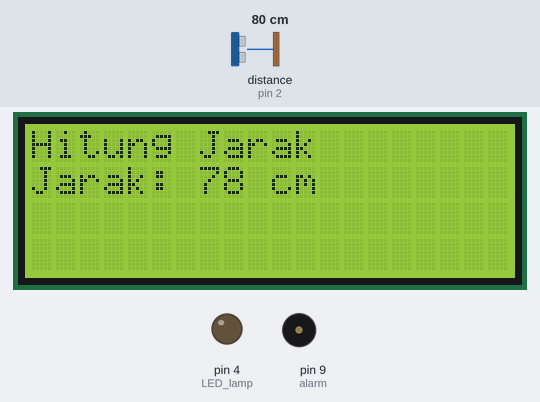
Bench run of a sketch on a simulated Arduino Uno, built with avr-gcc and run on an emulated ATmega328P. On the bench: 20×4 character LCD, output pins drawn as LEDs (lit = HIGH), buzzer (waves = sounding). Wiring (inferred from the names in the program): ultrasonic range finder: trigger pin 3; echo pin 2. Inputs (shaded band) come from the test bench; at power-on: distance to the obstacle (sensor on pin 2) 80 cm. The echo pulse lasts 58.3 µs per cm; pins used as bus, display or sensor lines are not drawn.

Above: at 1.7 s.
1.8 s: distance to the obstacle (sensor on pin 2) set to 18 cm
At 2.1 s:
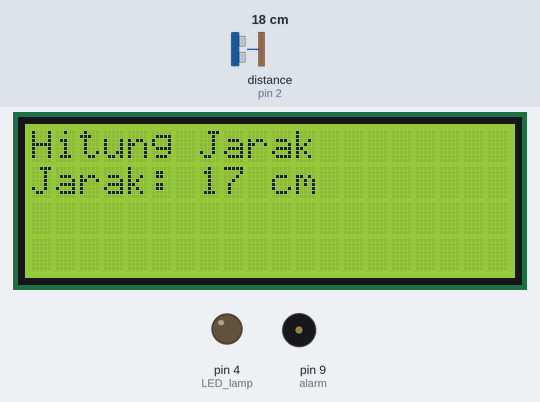
4.8 s: distance to the obstacle (sensor on pin 2) set to 12 cm
6.6 s: distance to the obstacle (sensor on pin 2) set to 9 cm
At 6.83 s:
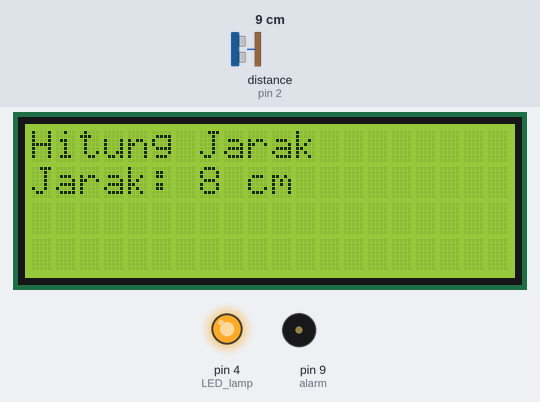
8.6 s: distance to the obstacle (sensor on pin 2) set to 35 cm
At 10.2 s:
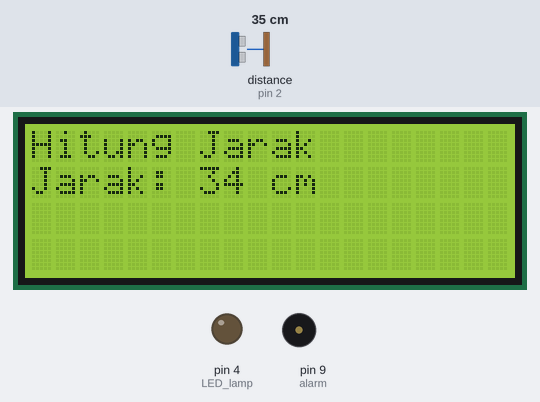
11.6 s: distance to the obstacle (sensor on pin 2) set to 120 cm
At 12.7 s:
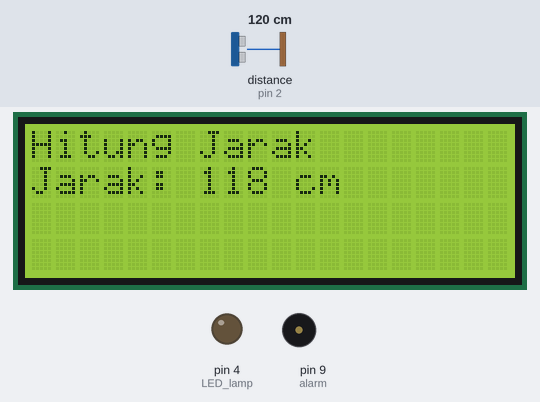
Timing chart, 0 to 14.6 s (numbered marks = the images above; inputs shaded):
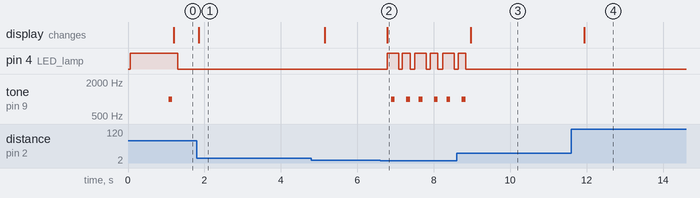

Measured:
- the behaviour switches between 11 and 10 cm on distance to the obstacle (sensor on pin 2) (found by bisection; images 1 and 2)
- after the input at 1.8 s, the display: changes after 0.06 s (image 1)
- after the input at 6.6 s, pin 4 (LED_lamp): LOW → HIGH after 0.18 s, then repeats every 0.73 s: LOW 0.10 s, HIGH 0.20 s, LOW 0.13 s, HIGH 0.30 s; tone on pin 9 (alarm): alternates 1000 Hz for 0.10 s and silent for 0.26 s, starting after 0.28 s; the display: changes after 0.18 s (image 2)
- after the input at 8.6 s, pin 4 (LED_lamp): goes on until 8.8 s, then stays LOW; tone on pin 9 (alarm): goes on until 8.8 s, then stays silent; the display: changes after 0.36 s (image 3)
- after the input at 11.6 s, the display: changes after 0.34 s (image 4)

The sketch:

proyek_UAS.ino
```cpp
#include <Wire.h>
#include <LiquidCrystal_I2C.h>
LiquidCrystal_I2C lcd(0x27,20,4);

const byte Echo = 2;//kaki ultrasonik
const byte Trig = 3;//kaki ultrasonik
long duration;
int distance;
byte alarm = 9; //buzzer
int jarak;
String line1, line2;
unsigned long old_time;

void setup() {
   lcd.init();
   lcd.backlight();
   pinMode(4, OUTPUT);  //LED lamp
   pinMode(Echo, INPUT);
   pinMode(Trig, OUTPUT);
}

void baca_sensor(int trigPin, int echoPin){
  digitalWrite(trigPin, LOW);
  delayMicroseconds(2);
  digitalWrite(trigPin, HIGH);
  delayMicroseconds(10);
  digitalWrite(trigPin,LOW);
  duration = pulseIn(echoPin, HIGH);
  distance = duration * 0.034/2;
}

void get_data(){
  baca_sensor(Trig,Echo);
  jarak = distance;
  line1 = "Hitung Jarak";
  line2 = String("Jarak: ") + jarak + (" cm");
  lcd.clear();
  lcd.setCursor(0,0);
  lcd.print(line1);
  lcd.setCursor(0,1);
  lcd.print(line2);
}

void loop() {
   if( millis() - old_time >= 250 ){
    get_data();
    old_time = millis();
   }
   if (jarak <= 3) {
    digitalWrite(4, HIGH);
    delay(1000);
    tone(alarm, 1000);
    delay(100);
    noTone(alarm);
   }
   else if (jarak <= 9) {
    digitalWrite(4, HIGH);
    delay(100);
    tone(alarm, 1000);
    delay(100);
    noTone(alarm);
    delay(100);
    digitalWrite(4, LOW);
    delay(100);

    digitalWrite(4, HIGH);
    delay(100);
    tone(alarm, 1000);
    delay(100);
    noTone(alarm);
    digitalWrite(4, LOW);
    delay(100);
   }
   else {
    delay(100);
    noTone(alarm);
    digitalWrite(4, LOW);
   }
}
```
